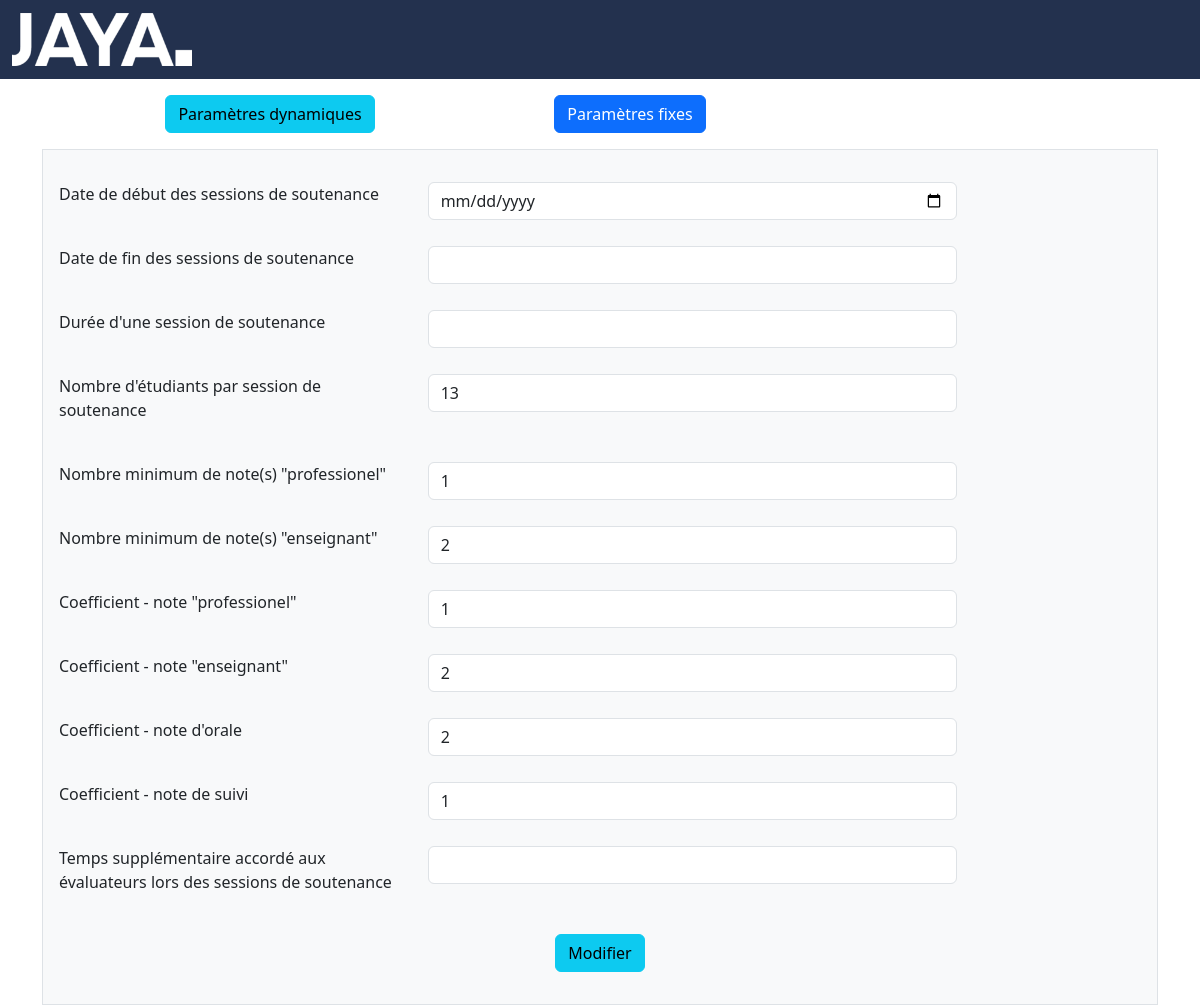
Page /pages/parametreFixe.php on the committed database.
### tables this page shows
CREATE TABLE `parametres` (
  `ID_param` int(11) NOT NULL,
  `Nom_param` varchar(80) DEFAULT NULL,
  `Description_param` varchar(255) DEFAULT NULL,
  `NbPoint_param` int(2) DEFAULT NULL
);

### pages/parametreFixe.php (the view, shortened to what this page needs)
<?php
include 'header.php';
include 'navbar.php';
$conn = Database::connect();
$query = "SELECT ID_param, Nom_param, Description_param FROM parametres
WHERE NbPoint_param IS NULL";
$result = $conn->query($query);
$parametres = $result->fetchall();
?>
<!DOCTYPE html>
<html lang="en">
<head>
</head>
<body>
    <div class="container">
        <div class="row align-item center  mt-3 ms-5">
            <div class="col-4 ">
                <a href="parametreDynamique.php" class="btn btn-info">Paramètres dynamiques</a>
            </div>
            <div class="col-4">
                <a href="parametreFixe.php" class="btn btn-primary">Paramètres fixes</a>
            </div>
        </div>
        <div class="bg-light mt-3 border p-3">
            <form action="updateParamFixe.php" method="post">
                <?php
                foreach ($parametres as $parametre) {
                    if ($parametre['Nom_param'] == "Date de début des sessions de soutenance" || $parametre['Nom_param'] == "Date de fin des sessions de soutenances") {
                ?>
                        <div class="row mt-3">
                            <div class=" col-4 mb-3">
                                <label for="description" class="form-label"><?= $parametre['Nom_param'] ?></label>
                            </div>
                            <div class="col-6">
                                <input type="date" class="form-control" name="description[]" value="<?= $parametre['Description_param'] ?>">
                            </div>
                        </div>
                    <?php
                    } else {
                    ?>
                        <div class="row mt-3">
                            <div class=" col-4 mb-3">
                                <label for="description" class="form-label"><?= $parametre['Nom_param'] ?></label>
                            </div>
                            <div class="col-6">
                                <input type="number" class="form-control" name="description[]" value="<?= $parametre['Description_param'] ?>">
                            </div>
                        </div>
                <?php
                    }
                }
                ?>
                <div class="text-center">
                    <button class="btn btn-info mt-3" type="submit">Modifier</button>
                </div>
            </form>
        </div>
    </div>
</body>
</html>

### css/style.css (style rules this page uses)
.center { text-align: center; }
.noDecoration, a:link, a:visited { text-decoration: none; }

### rows in the picture
parametres: Nom_param "Date de début des sessions de soutenance"
parametres: Nom_param "Date de fin des sessions de soutenance"
parametres: Nom_param "Durée d'une session de soutenance"
parametres: Nom_param "Nombre d'étudiants par session de soutenance", Description_param "13"
parametres: Nom_param "Nombre minimum de note(s) \"professionel\"", Description_param "1"
parametres: Nom_param "Nombre minimum de note(s) \"enseignant\"", Description_param "2"
parametres: Nom_param "Coefficient - note \"professionel\"", Description_param "1"
parametres: Nom_param "Coefficient - note \"enseignant\"", Description_param "2"
parametres: Nom_param "Coefficient - note d'orale", Description_param "2"
parametres: Nom_param "Coefficient - note de suivi", Description_param "1"
parametres: Nom_param "Temps supplémentaire accordé aux évaluateurs lors des sessions de soutenance"
